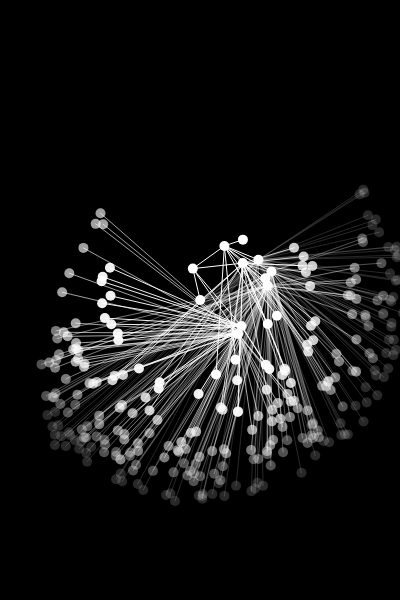
Frame 1 (no input)
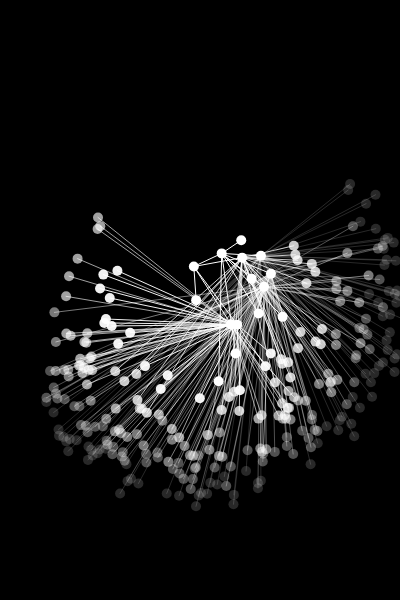
Frame 60 (no input)
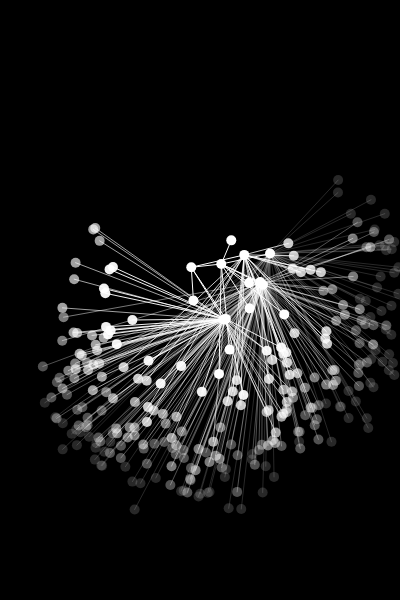
Frame 120 (the mouse pressed at the canvas centre since frame 60)

The p5.js sketch that drew these frames (run headless with seeded random() and noise() and a simulated clock; from frame 60 on, the mouse is pressed at the canvas centre):

// p5.js sketch
// ── sketch.js
class Node {
  constructor(r, theta, parentNode, level) {
    this.r = r;
    this.theta = theta;
    this.x = r*cos(theta);
    this.y = r*sin(theta);
    this.parentNode = parentNode;
    this.level = level
  }
  
  setPolarCoord(r, theta) {
    this.r = r;
    this.theta = theta;
    this.x = r*cos(this.theta);
    this.y = r*sin(this.theta);
  }
}

const nodes = [];

function setup() {
  createCanvas(400, 600);
  stroke(255);
  
  for(let i=0; i<10; i++) {
    const k = 20;
    if(i==0) {
      const n = new Node(0, 0, null, 0);
      nodes.push(n);
    }
    for(let j=0; j<i**2; j++) {
      const p_n = nodes[i-1];
      const r = i*k + 30*noise(i+j);
      const theta = i == 1 ? random()*TWO_PI : p_n.theta + random()*PI;
      const n = new Node(r, theta, p_n, i);
      nodes.push(n);
    }

  }
}

function draw() {
  background(0);
  translate(width/2, height/2);
  nodes.forEach((n, index)=> {
    n.setPolarCoord(n.r + (noise(millis()/1000 + index*10)-0.5), n.theta + (noise(millis()/1000 - index*10)-0.5)/100);
    push();
    noStroke();
    fill(255,40*(10-n.level));
    circle(n.x, n.y, 10);
    pop();
    if(n.parentNode !== null) {
      const p_n = n.parentNode;
      push();
      stroke(255, 40*(10-n.level));
      line(p_n.x, p_n.y, n.x, n.y);
      pop();
    }
  });
}
